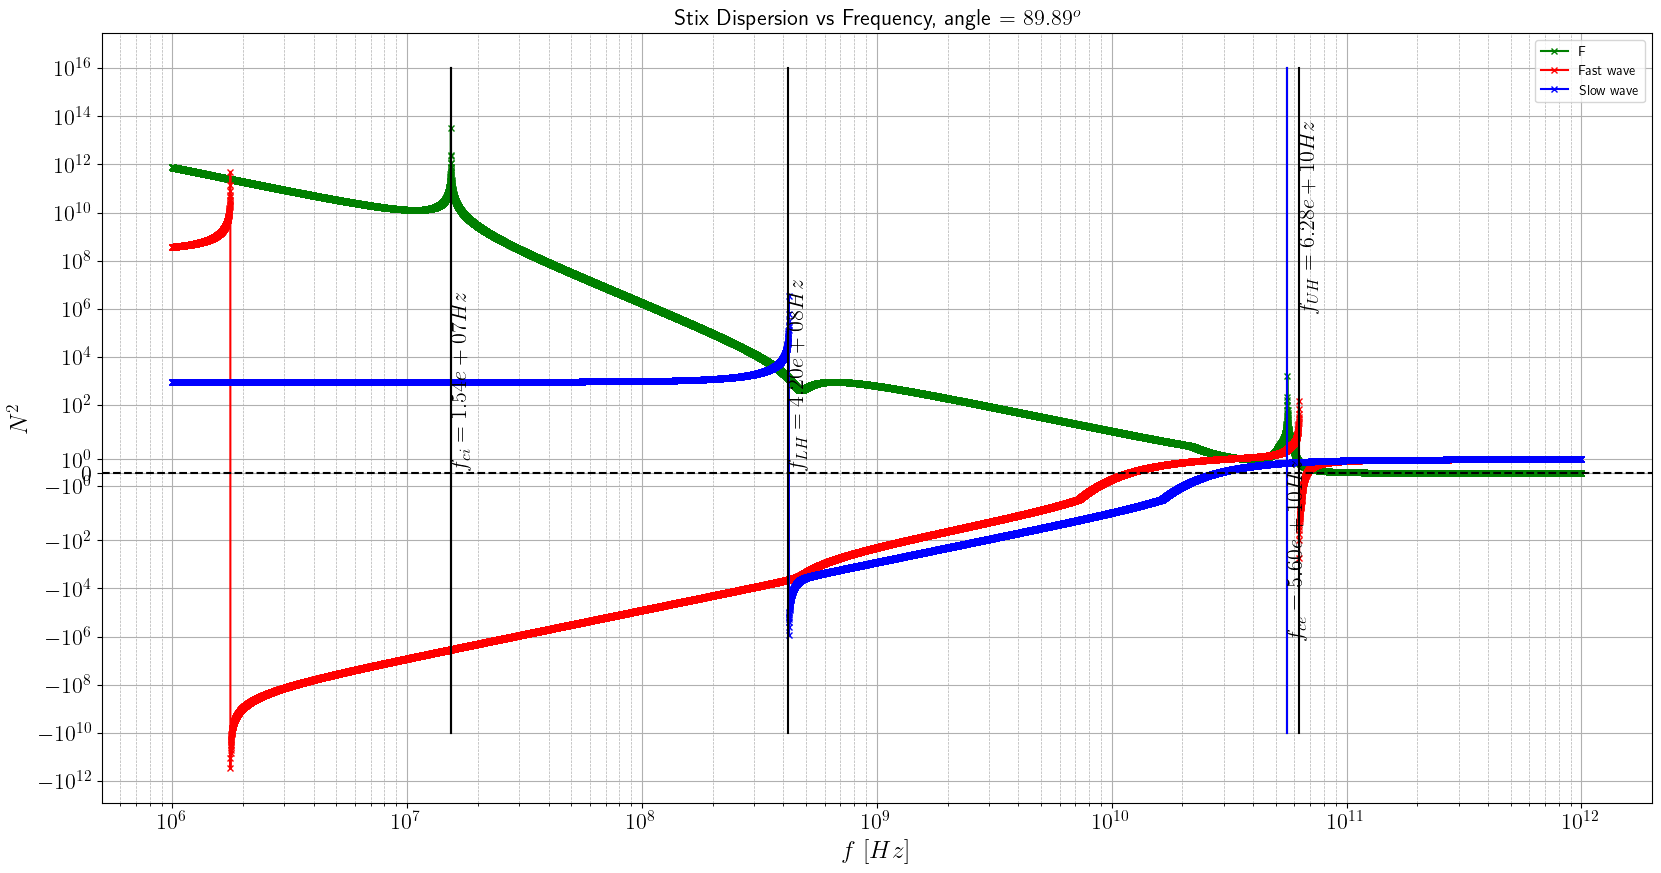

Write Python code to recreate this figure.
# -*- coding: utf-8 -*-
"""
Created on Tue Nov 13 14:25:26 2018

@author: ilys
"""



# This file is created to compare the angular dependence of the resonance frequencies, according to the Ginsburg Bogdankevich Ruckadze side 116
# This file is created to compare the angular dependence of the resonance frequencies, according to the Ginsburg Bogdankevich Ruckadze side 116
# This file is created to compare the angular dependence of the resonance frequencies, according to the Ginsburg Bogdankevich Ruckadze side 116
# This file is created to compare the angular dependence of the resonance frequencies, according to the Ginsburg Bogdankevich Ruckadze side 116



import numpy as np
import pickle
import os 

import matplotlib.pyplot as plt
from mpl_toolkits.mplot3d import Axes3D
import myutulities as mu
from os import listdir
from os.path import isfile, join
from scipy.interpolate import interp1d
from scipy.interpolate import interp2d

import scipy.constants as C
from matplotlib import rc
plt.close("all")

pi = np.pi
c = C.speed_of_light

def find_nearest(array, value):
    array = np.asarray(array)
    idx = (np.abs(array - value)).argmin()
    return idx
    



Nstixplus = []
Nstixminus  = []


Aa = []
Ba  = []
Fa = []



Nsq_x_fast_arr = []
Nsq_x_slow_arr = []

Nsq_x_plus_arr = []
Nsq_x_minus_arr = []



font = {'family': 'serif',
        'color':  'black',
        'weight': 'heavy',
        'size': 16,
        }



# Frequency and plasma parameters
f_array = np.logspace(6, 12, 20000)
omega_array = 2 * pi * f_array
n_e = 1e19
Mi, Bfield = 2, 2  # Ion mass and magnetic field


#----- LH resonance -----------------------------------------

f_LH = mu.f_LH(Mi,Bfield,n_e) #  low hybrid
f_UH = mu.f_UH(Bfield,n_e)   # upper hybrid

f_ci = mu.f_ci(Mi,Bfield)   # ion cyclotron wave
f_ce = mu.f_ce(Bfield)      # electron cyclotron wave

angle = 89.89
# Loop over frequencies to calculate dispersion relations
for omega in omega_array:
    Nsq_plus, Nsq_minus, A, B, F = mu.Nsq_Stix_Uncorrected(Mi, Bfield, n_e, omega, angle)
    Nstixplus.append(Nsq_plus)
    Nstixminus.append(Nsq_minus)
    Aa.append(A)
    Ba.append(B)
    Fa.append(F)

   

    


# Plot setup
plt.figure(figsize=(20, 10))
plt.xscale('log')
plt.yscale('symlog')
plt.rcParams['text.usetex'] = True



# Plot F and find maximum points
plt.plot(f_array, Fa, '-x', color='green', markersize=5, label='F')
f_truncated = f_array[:-1]
F_diff = np.diff(Fa)
F_diff[np.isnan(F_diff)] = 0

# Find first and last significant peaks
first_max_index = np.argmax(F_diff)
first_f_max = f_truncated[first_max_index]
plt.plot([first_f_max, first_f_max], [-1e10, 1e16], color='black')

f_idx = find_nearest(f_truncated, 8e9)
last_max_index_sub = np.argmax(F_diff[f_idx:])
last_max_index = np.where(F_diff == F_diff[f_idx:][last_max_index_sub])[0][0]
last_f_max = f_truncated[last_max_index]
plt.plot([last_f_max, last_f_max], [-1e10, 1e16], color='black')



# Swap values for visualization purposes
first_max_index += 2
last_max_index += 2
Nstixplus[:first_max_index], Nstixminus[:first_max_index] = Nstixminus[:first_max_index], Nstixplus[:first_max_index]
Nstixplus[last_max_index:], Nstixminus[last_max_index:] = Nstixminus[last_max_index:], Nstixplus[last_max_index:]


# Plot N^2 values
plt.plot(f_array, Nstixplus, '-x', color='r', markersize=5, label='Fast wave')
plt.plot(f_array, Nstixminus, '-x', color='b', markersize=5, label='Slow wave')

# Labeling and display settings
plt.legend(loc='upper right')
plt.title(r'Stix Dispersion vs Frequency, angle  = $%3.2f^o$' % angle, fontsize=16)
plt.xlabel(r'$f~[Hz]$', fontsize=18)
plt.ylabel(r'$N^2$', fontsize=18)
plt.tick_params(axis='both', which='major', labelsize=16)
plt.axhline(0, color='black', linestyle='--')

plt.grid(True, which='both', linestyle='--', linewidth=0.5)
plt.grid(True, which='major', linestyle='-', linewidth=0.8)


#---------------------- plot LH resonance -------------------------
plt.plot([f_LH, f_LH], [-1e10, 1e16], color='black')
plt.text(f_LH , 0.5, r'$f_{LH}=%.2e Hz$' % f_LH, fontdict=font, rotation=90)


#---------------------- plot UH resonance -------------------------
plt.plot([f_UH, f_UH], [-1e10, 1e16], color='black')
plt.text(f_UH , 1e6, r'$f_{UH}=%.2e Hz$' % f_UH, fontdict=font, rotation=90)


#---------------------- plot UH resonance -------------------------
plt.plot([f_ci, f_ci], [-1e10, 1e16], color='black')
plt.text(f_ci , 0.5, r'$f_{ci}=%.2e Hz$' % f_ci, fontdict=font, rotation=90)

#---------------------- plot UH resonance -------------------------
plt.plot([f_ce, f_ce], [-1e10, 1e16], color='blue')
plt.text(f_ce , -1e6, r'$f_{ce}=%.2e Hz$' % f_ce, fontdict=font, rotation=90)


# Save figure
filename = "Stix_dispersion_vs_frequency_wo_jump_ver2.png"
plt.savefig(filename, bbox_inches='tight')
plt.show()

















